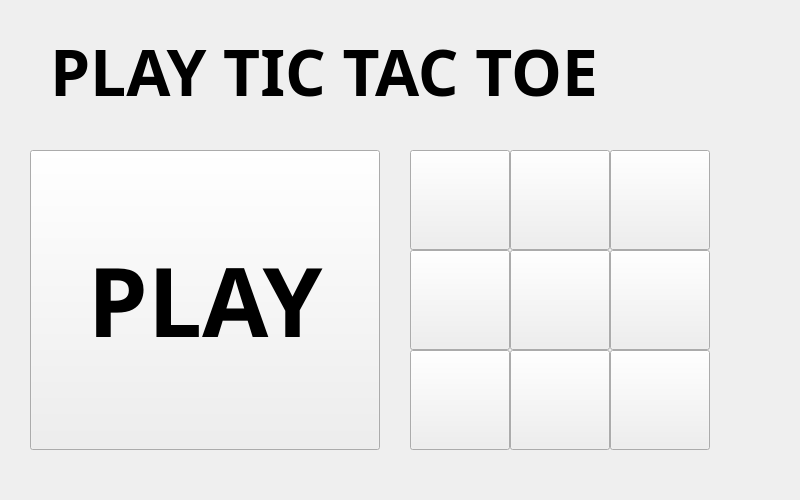
<?xml version="1.0" encoding="UTF-8"?>
<ui version="4.0">
 <class>Widget</class>
 <widget class="QWidget" name="Widget">
  <property name="geometry">
   <rect>
    <x>0</x>
    <y>0</y>
    <width>800</width>
    <height>500</height>
   </rect>
  </property>
  <property name="windowTitle">
   <string>Widget</string>
  </property>
  <widget class="QLabel" name="Heading">
   <property name="geometry">
    <rect>
     <x>50</x>
     <y>10</y>
     <width>721</width>
     <height>121</height>
    </rect>
   </property>
   <property name="font">
    <font>
     <family>Arial Black</family>
     <pointsize>48</pointsize>
     <bold>true</bold>
    </font>
   </property>
   <property name="text">
    <string>PLAY TIC TAC TOE</string>
   </property>
  </widget>
  <widget class="QPushButton" name="TLChoice">
   <property name="geometry">
    <rect>
     <x>410</x>
     <y>150</y>
     <width>100</width>
     <height>100</height>
    </rect>
   </property>
   <property name="font">
    <font>
     <family>Arial Black</family>
     <pointsize>22</pointsize>
     <bold>true</bold>
    </font>
   </property>
   <property name="text">
    <string/>
   </property>
  </widget>
  <widget class="QPushButton" name="TMChoice">
   <property name="geometry">
    <rect>
     <x>510</x>
     <y>150</y>
     <width>100</width>
     <height>100</height>
    </rect>
   </property>
   <property name="font">
    <font>
     <family>Arial Black</family>
     <pointsize>22</pointsize>
     <bold>true</bold>
    </font>
   </property>
   <property name="text">
    <string/>
   </property>
  </widget>
  <widget class="QPushButton" name="TRChoice">
   <property name="geometry">
    <rect>
     <x>610</x>
     <y>150</y>
     <width>100</width>
     <height>100</height>
    </rect>
   </property>
   <property name="font">
    <font>
     <family>Arial Black</family>
     <pointsize>22</pointsize>
     <bold>true</bold>
    </font>
   </property>
   <property name="text">
    <string/>
   </property>
  </widget>
  <widget class="QPushButton" name="MLChoice">
   <property name="geometry">
    <rect>
     <x>410</x>
     <y>250</y>
     <width>100</width>
     <height>100</height>
    </rect>
   </property>
   <property name="font">
    <font>
     <family>Arial Black</family>
     <pointsize>22</pointsize>
     <bold>true</bold>
    </font>
   </property>
   <property name="text">
    <string/>
   </property>
  </widget>
  <widget class="QPushButton" name="MMChoice">
   <property name="geometry">
    <rect>
     <x>510</x>
     <y>250</y>
     <width>100</width>
     <height>100</height>
    </rect>
   </property>
   <property name="font">
    <font>
     <family>Arial Black</family>
     <pointsize>22</pointsize>
     <bold>true</bold>
    </font>
   </property>
   <property name="text">
    <string/>
   </property>
  </widget>
  <widget class="QPushButton" name="MRChoice">
   <property name="geometry">
    <rect>
     <x>610</x>
     <y>250</y>
     <width>100</width>
     <height>100</height>
    </rect>
   </property>
   <property name="font">
    <font>
     <family>Arial Black</family>
     <pointsize>22</pointsize>
     <bold>true</bold>
    </font>
   </property>
   <property name="text">
    <string/>
   </property>
  </widget>
  <widget class="QPushButton" name="BLChoice">
   <property name="geometry">
    <rect>
     <x>410</x>
     <y>350</y>
     <width>100</width>
     <height>100</height>
    </rect>
   </property>
   <property name="font">
    <font>
     <family>Arial Black</family>
     <pointsize>22</pointsize>
     <bold>true</bold>
    </font>
   </property>
   <property name="text">
    <string/>
   </property>
  </widget>
  <widget class="QPushButton" name="BMChoice">
   <property name="geometry">
    <rect>
     <x>510</x>
     <y>350</y>
     <width>100</width>
     <height>100</height>
    </rect>
   </property>
   <property name="font">
    <font>
     <family>Arial Black</family>
     <pointsize>22</pointsize>
     <bold>true</bold>
    </font>
   </property>
   <property name="text">
    <string/>
   </property>
  </widget>
  <widget class="QPushButton" name="pushButton_9">
   <property name="geometry">
    <rect>
     <x>610</x>
     <y>350</y>
     <width>100</width>
     <height>100</height>
    </rect>
   </property>
   <property name="font">
    <font>
     <family>Arial Black</family>
     <pointsize>22</pointsize>
     <bold>true</bold>
    </font>
   </property>
   <property name="text">
    <string/>
   </property>
  </widget>
  <widget class="QPushButton" name="PlayButton">
   <property name="geometry">
    <rect>
     <x>30</x>
     <y>150</y>
     <width>350</width>
     <height>300</height>
    </rect>
   </property>
   <property name="font">
    <font>
     <family>Arial Black</family>
     <pointsize>72</pointsize>
     <bold>true</bold>
    </font>
   </property>
   <property name="text">
    <string>PLAY</string>
   </property>
   <property name="default">
    <bool>false</bool>
   </property>
  </widget>
 </widget>
 <resources/>
 <connections/>
</ui>
